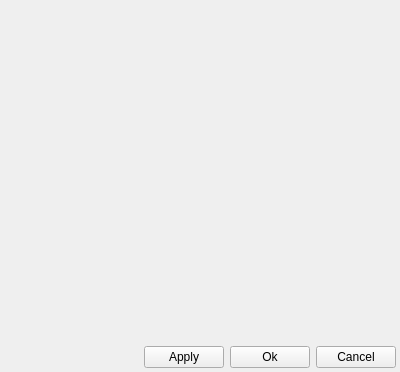
<?xml version="1.0" encoding="UTF-8"?>
<ui version="4.0">
 <class>RoomConfig</class>
 <widget class="QWidget" name="RoomConfig">
  <property name="geometry">
   <rect>
    <x>0</x>
    <y>0</y>
    <width>400</width>
    <height>372</height>
   </rect>
  </property>
  <property name="windowTitle">
   <string>Form</string>
  </property>
  <layout class="QVBoxLayout" name="verticalLayout">
   <property name="margin">
    <number>4</number>
   </property>
   <item>
    <widget class="QScrollArea" name="scrollArea">
     <property name="frameShape">
      <enum>QFrame::NoFrame</enum>
     </property>
     <property name="frameShadow">
      <enum>QFrame::Plain</enum>
     </property>
     <widget class="QWidget" name="scrollAreaWidgetContents">
      <property name="geometry">
       <rect>
        <x>0</x>
        <y>0</y>
        <width>388</width>
        <height>323</height>
       </rect>
      </property>
     </widget>
    </widget>
   </item>
   <item>
    <layout class="QHBoxLayout" name="horizontalLayout">
     <item>
      <spacer name="horizontalSpacer">
       <property name="orientation">
        <enum>Qt::Horizontal</enum>
       </property>
       <property name="sizeHint" stdset="0">
        <size>
         <width>40</width>
         <height>20</height>
        </size>
       </property>
      </spacer>
     </item>
     <item>
      <widget class="QPushButton" name="applyButton">
       <property name="text">
        <string>Apply</string>
       </property>
      </widget>
     </item>
     <item>
      <widget class="QPushButton" name="okButton">
       <property name="text">
        <string>Ok</string>
       </property>
      </widget>
     </item>
     <item>
      <widget class="QPushButton" name="cancelButton">
       <property name="text">
        <string>Cancel</string>
       </property>
      </widget>
     </item>
    </layout>
   </item>
  </layout>
 </widget>
 <resources/>
 <connections>
  <connection>
   <sender>cancelButton</sender>
   <signal>clicked()</signal>
   <receiver>RoomConfig</receiver>
   <slot>close()</slot>
   <hints>
    <hint type="sourcelabel">
     <x>353</x>
     <y>350</y>
    </hint>
    <hint type="destinationlabel">
     <x>199</x>
     <y>185</y>
    </hint>
   </hints>
  </connection>
 </connections>
</ui>
